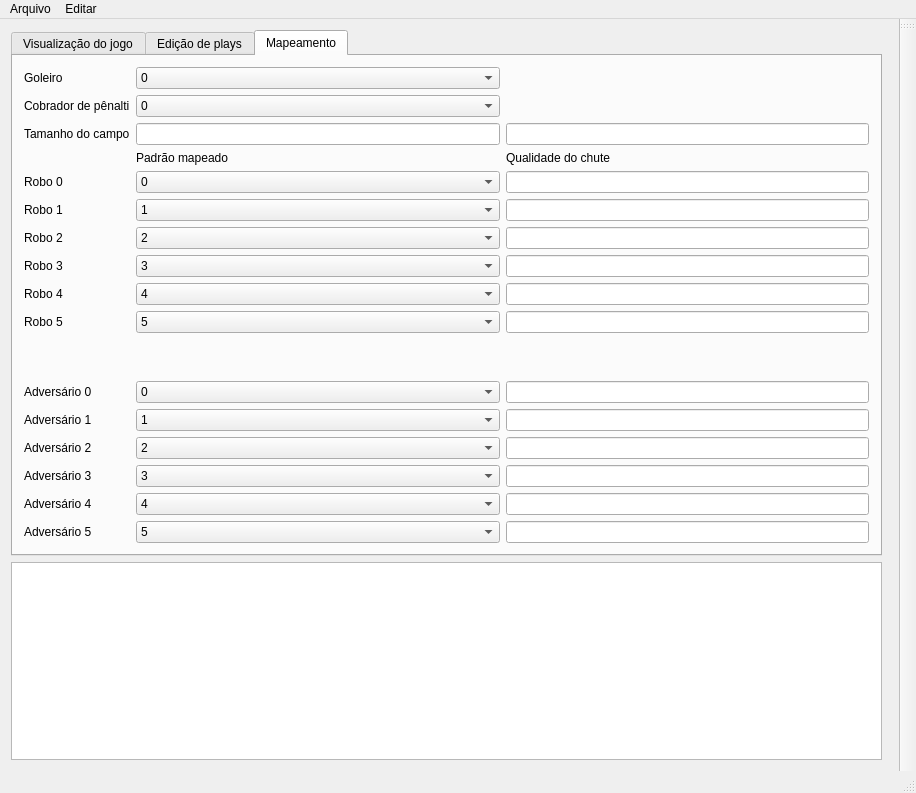
<?xml version="1.0" encoding="UTF-8"?>
<ui version="4.0">
 <class>GraphicalIntelligenceClass</class>
 <widget class="QMainWindow" name="GraphicalIntelligenceClass">
  <property name="geometry">
   <rect>
    <x>0</x>
    <y>0</y>
    <width>916</width>
    <height>793</height>
   </rect>
  </property>
  <property name="windowTitle">
   <string>GraphicalIntelligence</string>
  </property>
  <widget class="QWidget" name="centralWidget">
   <layout class="QGridLayout" name="gridLayout_3">
    <item row="0" column="2">
     <widget class="QWidget" name="widget" native="true"/>
    </item>
    <item row="1" column="0">
     <widget class="StageView" name="stageView"/>
    </item>
    <item row="0" column="0">
     <widget class="QTabWidget" name="tabWidget">
      <property name="currentIndex">
       <number>2</number>
      </property>
      <widget class="QWidget" name="tab">
       <attribute name="title">
        <string>Visualização do jogo</string>
       </attribute>
       <layout class="QVBoxLayout" name="verticalLayout_4">
        <item>
         <layout class="QHBoxLayout" name="horizontalLayout_2">
          <item>
           <layout class="QGridLayout" name="gridLayout_2">
            <item row="0" column="1">
             <widget class="QLineEdit" name="txtJuiz"/>
            </item>
            <item row="1" column="0">
             <widget class="QLabel" name="lblTempoJogo">
              <property name="text">
               <string>Tempo restante:</string>
              </property>
             </widget>
            </item>
            <item row="1" column="1">
             <widget class="QLineEdit" name="txtTempoJogo"/>
            </item>
            <item row="0" column="0">
             <widget class="QLabel" name="lblJuiz">
              <property name="text">
               <string>Juiz:</string>
              </property>
             </widget>
            </item>
           </layout>
          </item>
          <item>
           <layout class="QVBoxLayout" name="verticalLayout">
            <item>
             <widget class="QLabel" name="lblPlacar">
              <property name="text">
               <string>Placar</string>
              </property>
              <property name="alignment">
               <set>Qt::AlignBottom|Qt::AlignHCenter</set>
              </property>
             </widget>
            </item>
            <item>
             <layout class="QHBoxLayout" name="horizontalLayout">
              <item>
               <widget class="QLineEdit" name="txtPlacarAmarelo"/>
              </item>
              <item>
               <widget class="QLabel" name="lblX">
                <property name="text">
                 <string>x</string>
                </property>
               </widget>
              </item>
              <item>
               <widget class="QLineEdit" name="txtPlacarAzul"/>
              </item>
             </layout>
            </item>
           </layout>
          </item>
          <item>
           <layout class="QGridLayout" name="gridLayout">
            <item row="0" column="0">
             <widget class="QLabel" name="lblNrTimeouts">
              <property name="text">
               <string># Timeouts:</string>
              </property>
             </widget>
            </item>
            <item row="0" column="1">
             <widget class="QLineEdit" name="txtNrTimeoutsAzul"/>
            </item>
            <item row="1" column="0">
             <widget class="QLabel" name="lblTempoTimeouts">
              <property name="text">
               <string>Tempo Timeouts:</string>
              </property>
             </widget>
            </item>
            <item row="1" column="1">
             <widget class="QLineEdit" name="txtTempoTimeoutsAzul"/>
            </item>
            <item row="0" column="2">
             <widget class="QLineEdit" name="txtNrTimeoutsAmarelo"/>
            </item>
            <item row="1" column="2">
             <widget class="QLineEdit" name="txtTempoTimeoutsAmarelo"/>
            </item>
           </layout>
          </item>
         </layout>
        </item>
        <item>
         <layout class="QHBoxLayout" name="horizontalLayout_5">
          <item>
           <layout class="QHBoxLayout" name="horizontalLayout_3">
            <item>
             <widget class="QCheckBox" name="chkUpdate">
              <property name="text">
               <string>Update</string>
              </property>
              <property name="checked">
               <bool>true</bool>
              </property>
             </widget>
            </item>
           </layout>
          </item>
          <item>
           <spacer name="horizontalSpacer_2">
            <property name="orientation">
             <enum>Qt::Horizontal</enum>
            </property>
            <property name="sizeType">
             <enum>QSizePolicy::Fixed</enum>
            </property>
            <property name="sizeHint" stdset="0">
             <size>
              <width>50</width>
              <height>20</height>
             </size>
            </property>
           </spacer>
          </item>
          <item>
           <widget class="QLabel" name="label_5">
            <property name="text">
             <string>Time controlado (FIXME)</string>
            </property>
           </widget>
          </item>
          <item>
           <widget class="QComboBox" name="cmbOurTeam">
            <item>
             <property name="text">
              <string>Azul</string>
             </property>
            </item>
            <item>
             <property name="text">
              <string>Amarelo</string>
             </property>
            </item>
           </widget>
          </item>
         </layout>
        </item>
        <item>
         <layout class="QHBoxLayout" name="horizontalLayout_7">
          <item>
           <widget class="QPushButton" name="btnChangeSides">
            <property name="text">
             <string>Trocar de lados</string>
            </property>
           </widget>
          </item>
          <item>
           <spacer name="horizontalSpacer">
            <property name="orientation">
             <enum>Qt::Horizontal</enum>
            </property>
            <property name="sizeType">
             <enum>QSizePolicy::Fixed</enum>
            </property>
            <property name="sizeHint" stdset="0">
             <size>
              <width>50</width>
              <height>20</height>
             </size>
            </property>
           </spacer>
          </item>
          <item>
           <widget class="QLabel" name="label_2">
            <property name="text">
             <string>Tipo de transmissão</string>
            </property>
           </widget>
          </item>
          <item>
           <widget class="QComboBox" name="cmbSelectOutput">
            <item>
             <property name="text">
              <string>Simulação</string>
             </property>
            </item>
            <item>
             <property name="text">
              <string>Transmissor</string>
             </property>
            </item>
           </widget>
          </item>
         </layout>
        </item>
        <item>
         <spacer name="verticalSpacer_2">
          <property name="orientation">
           <enum>Qt::Vertical</enum>
          </property>
          <property name="sizeHint" stdset="0">
           <size>
            <width>20</width>
            <height>40</height>
           </size>
          </property>
         </spacer>
        </item>
       </layout>
      </widget>
      <widget class="QWidget" name="tab_2">
       <attribute name="title">
        <string>Edição de plays</string>
       </attribute>
       <layout class="QGridLayout" name="gridLayout_4">
        <item row="4" column="3">
         <widget class="QComboBox" name="cmbSelectTacticTheirs"/>
        </item>
        <item row="4" column="2">
         <widget class="QLabel" name="label_8">
          <property name="text">
           <string>Tática do adversário</string>
          </property>
         </widget>
        </item>
        <item row="3" column="3">
         <widget class="QComboBox" name="cmbSelectTacticOurs"/>
        </item>
        <item row="3" column="0">
         <widget class="QLabel" name="label_3">
          <property name="text">
           <string>Play do time</string>
          </property>
         </widget>
        </item>
        <item row="3" column="2">
         <widget class="QLabel" name="label_6">
          <property name="text">
           <string>Tática do time</string>
          </property>
         </widget>
        </item>
        <item row="0" column="0">
         <widget class="QLabel" name="label_7">
          <property name="text">
           <string>Modo de entrada</string>
          </property>
         </widget>
        </item>
        <item row="4" column="1">
         <widget class="QComboBox" name="cmbSelectPlayTheirs"/>
        </item>
        <item row="4" column="0">
         <widget class="QLabel" name="label_4">
          <property name="text">
           <string>Play do adversário</string>
          </property>
         </widget>
        </item>
        <item row="3" column="1">
         <widget class="QComboBox" name="cmbSelectPlayOurs"/>
        </item>
        <item row="5" column="1">
         <spacer name="verticalSpacer">
          <property name="orientation">
           <enum>Qt::Vertical</enum>
          </property>
          <property name="sizeHint" stdset="0">
           <size>
            <width>20</width>
            <height>40</height>
           </size>
          </property>
         </spacer>
        </item>
        <item row="0" column="1">
         <widget class="QComboBox" name="cmbSelectMode"/>
        </item>
       </layout>
      </widget>
      <widget class="QWidget" name="tab_1">
       <attribute name="title">
        <string>Mapeamento</string>
       </attribute>
       <layout class="QGridLayout" name="gridLayout_5">
        <item row="7" column="3">
         <widget class="QComboBox" name="cmbRobot_2">
          <property name="currentIndex">
           <number>2</number>
          </property>
          <item>
           <property name="text">
            <string>0</string>
           </property>
          </item>
          <item>
           <property name="text">
            <string>1</string>
           </property>
          </item>
          <item>
           <property name="text">
            <string>2</string>
           </property>
          </item>
          <item>
           <property name="text">
            <string>3</string>
           </property>
          </item>
          <item>
           <property name="text">
            <string>4</string>
           </property>
          </item>
          <item>
           <property name="text">
            <string>5</string>
           </property>
          </item>
          <item>
           <property name="text">
            <string>6</string>
           </property>
          </item>
          <item>
           <property name="text">
            <string>7</string>
           </property>
          </item>
          <item>
           <property name="text">
            <string>8</string>
           </property>
          </item>
          <item>
           <property name="text">
            <string>9</string>
           </property>
          </item>
         </widget>
        </item>
        <item row="5" column="1">
         <widget class="QLabel" name="label_9">
          <property name="text">
           <string>Robo 0</string>
          </property>
         </widget>
        </item>
        <item row="7" column="1">
         <widget class="QLabel" name="label_11">
          <property name="text">
           <string>Robo 2</string>
          </property>
         </widget>
        </item>
        <item row="6" column="3">
         <widget class="QComboBox" name="cmbRobot_1">
          <property name="currentIndex">
           <number>1</number>
          </property>
          <item>
           <property name="text">
            <string>0</string>
           </property>
          </item>
          <item>
           <property name="text">
            <string>1</string>
           </property>
          </item>
          <item>
           <property name="text">
            <string>2</string>
           </property>
          </item>
          <item>
           <property name="text">
            <string>3</string>
           </property>
          </item>
          <item>
           <property name="text">
            <string>4</string>
           </property>
          </item>
          <item>
           <property name="text">
            <string>5</string>
           </property>
          </item>
          <item>
           <property name="text">
            <string>6</string>
           </property>
          </item>
          <item>
           <property name="text">
            <string>7</string>
           </property>
          </item>
          <item>
           <property name="text">
            <string>8</string>
           </property>
          </item>
          <item>
           <property name="text">
            <string>9</string>
           </property>
          </item>
         </widget>
        </item>
        <item row="6" column="1">
         <widget class="QLabel" name="label_10">
          <property name="text">
           <string>Robo 1</string>
          </property>
         </widget>
        </item>
        <item row="2" column="1">
         <widget class="QLabel" name="label">
          <property name="text">
           <string>Tamanho do campo</string>
          </property>
         </widget>
        </item>
        <item row="2" column="3">
         <widget class="QLineEdit" name="txtStageWidth"/>
        </item>
        <item row="2" column="4">
         <widget class="QLineEdit" name="txtStageLenght"/>
        </item>
        <item row="8" column="1">
         <widget class="QLabel" name="label_12">
          <property name="text">
           <string>Robo 3</string>
          </property>
         </widget>
        </item>
        <item row="8" column="3">
         <widget class="QComboBox" name="cmbRobot_3">
          <property name="currentIndex">
           <number>3</number>
          </property>
          <item>
           <property name="text">
            <string>0</string>
           </property>
          </item>
          <item>
           <property name="text">
            <string>1</string>
           </property>
          </item>
          <item>
           <property name="text">
            <string>2</string>
           </property>
          </item>
          <item>
           <property name="text">
            <string>3</string>
           </property>
          </item>
          <item>
           <property name="text">
            <string>4</string>
           </property>
          </item>
          <item>
           <property name="text">
            <string>5</string>
           </property>
          </item>
          <item>
           <property name="text">
            <string>6</string>
           </property>
          </item>
          <item>
           <property name="text">
            <string>7</string>
           </property>
          </item>
          <item>
           <property name="text">
            <string>8</string>
           </property>
          </item>
          <item>
           <property name="text">
            <string>9</string>
           </property>
          </item>
         </widget>
        </item>
        <item row="9" column="1">
         <widget class="QLabel" name="label_13">
          <property name="text">
           <string>Robo 4</string>
          </property>
         </widget>
        </item>
        <item row="9" column="3">
         <widget class="QComboBox" name="cmbRobot_4">
          <property name="currentIndex">
           <number>4</number>
          </property>
          <item>
           <property name="text">
            <string>0</string>
           </property>
          </item>
          <item>
           <property name="text">
            <string>1</string>
           </property>
          </item>
          <item>
           <property name="text">
            <string>2</string>
           </property>
          </item>
          <item>
           <property name="text">
            <string>3</string>
           </property>
          </item>
          <item>
           <property name="text">
            <string>4</string>
           </property>
          </item>
          <item>
           <property name="text">
            <string>5</string>
           </property>
          </item>
          <item>
           <property name="text">
            <string>6</string>
           </property>
          </item>
          <item>
           <property name="text">
            <string>7</string>
           </property>
          </item>
          <item>
           <property name="text">
            <string>8</string>
           </property>
          </item>
          <item>
           <property name="text">
            <string>9</string>
           </property>
          </item>
         </widget>
        </item>
        <item row="10" column="1">
         <widget class="QLabel" name="label_14">
          <property name="text">
           <string>Robo 5</string>
          </property>
         </widget>
        </item>
        <item row="10" column="3">
         <widget class="QComboBox" name="cmbRobot_5">
          <property name="currentIndex">
           <number>5</number>
          </property>
          <item>
           <property name="text">
            <string>0</string>
           </property>
          </item>
          <item>
           <property name="text">
            <string>1</string>
           </property>
          </item>
          <item>
           <property name="text">
            <string>2</string>
           </property>
          </item>
          <item>
           <property name="text">
            <string>3</string>
           </property>
          </item>
          <item>
           <property name="text">
            <string>4</string>
           </property>
          </item>
          <item>
           <property name="text">
            <string>5</string>
           </property>
          </item>
          <item>
           <property name="text">
            <string>6</string>
           </property>
          </item>
          <item>
           <property name="text">
            <string>7</string>
           </property>
          </item>
          <item>
           <property name="text">
            <string>8</string>
           </property>
          </item>
          <item>
           <property name="text">
            <string>9</string>
           </property>
          </item>
         </widget>
        </item>
        <item row="5" column="3">
         <widget class="QComboBox" name="cmbRobot_0">
          <item>
           <property name="text">
            <string>0</string>
           </property>
          </item>
          <item>
           <property name="text">
            <string>1</string>
           </property>
          </item>
          <item>
           <property name="text">
            <string>2</string>
           </property>
          </item>
          <item>
           <property name="text">
            <string>3</string>
           </property>
          </item>
          <item>
           <property name="text">
            <string>4</string>
           </property>
          </item>
          <item>
           <property name="text">
            <string>5</string>
           </property>
          </item>
          <item>
           <property name="text">
            <string>6</string>
           </property>
          </item>
          <item>
           <property name="text">
            <string>7</string>
           </property>
          </item>
          <item>
           <property name="text">
            <string>8</string>
           </property>
          </item>
          <item>
           <property name="text">
            <string>9</string>
           </property>
          </item>
         </widget>
        </item>
        <item row="12" column="1">
         <widget class="QLabel" name="label_15">
          <property name="text">
           <string>Adversário 0</string>
          </property>
         </widget>
        </item>
        <item row="12" column="3">
         <widget class="QComboBox" name="cmbAdversary_0">
          <item>
           <property name="text">
            <string>0</string>
           </property>
          </item>
          <item>
           <property name="text">
            <string>1</string>
           </property>
          </item>
          <item>
           <property name="text">
            <string>2</string>
           </property>
          </item>
          <item>
           <property name="text">
            <string>3</string>
           </property>
          </item>
          <item>
           <property name="text">
            <string>4</string>
           </property>
          </item>
          <item>
           <property name="text">
            <string>5</string>
           </property>
          </item>
          <item>
           <property name="text">
            <string>6</string>
           </property>
          </item>
          <item>
           <property name="text">
            <string>7</string>
           </property>
          </item>
          <item>
           <property name="text">
            <string>8</string>
           </property>
          </item>
          <item>
           <property name="text">
            <string>9</string>
           </property>
          </item>
         </widget>
        </item>
        <item row="13" column="1">
         <widget class="QLabel" name="label_16">
          <property name="text">
           <string>Adversário 1</string>
          </property>
         </widget>
        </item>
        <item row="14" column="1">
         <widget class="QLabel" name="label_17">
          <property name="text">
           <string>Adversário 2</string>
          </property>
         </widget>
        </item>
        <item row="15" column="1">
         <widget class="QLabel" name="label_18">
          <property name="text">
           <string>Adversário 3</string>
          </property>
         </widget>
        </item>
        <item row="16" column="1">
         <widget class="QLabel" name="label_19">
          <property name="text">
           <string>Adversário 4</string>
          </property>
         </widget>
        </item>
        <item row="17" column="1">
         <widget class="QLabel" name="label_20">
          <property name="text">
           <string>Adversário 5</string>
          </property>
         </widget>
        </item>
        <item row="13" column="3">
         <widget class="QComboBox" name="cmbAdversary_1">
          <property name="currentIndex">
           <number>1</number>
          </property>
          <item>
           <property name="text">
            <string>0</string>
           </property>
          </item>
          <item>
           <property name="text">
            <string>1</string>
           </property>
          </item>
          <item>
           <property name="text">
            <string>2</string>
           </property>
          </item>
          <item>
           <property name="text">
            <string>3</string>
           </property>
          </item>
          <item>
           <property name="text">
            <string>4</string>
           </property>
          </item>
          <item>
           <property name="text">
            <string>5</string>
           </property>
          </item>
          <item>
           <property name="text">
            <string>6</string>
           </property>
          </item>
          <item>
           <property name="text">
            <string>7</string>
           </property>
          </item>
          <item>
           <property name="text">
            <string>8</string>
           </property>
          </item>
          <item>
           <property name="text">
            <string>9</string>
           </property>
          </item>
         </widget>
        </item>
        <item row="14" column="3">
         <widget class="QComboBox" name="cmbAdversary_2">
          <property name="currentIndex">
           <number>2</number>
          </property>
          <item>
           <property name="text">
            <string>0</string>
           </property>
          </item>
          <item>
           <property name="text">
            <string>1</string>
           </property>
          </item>
          <item>
           <property name="text">
            <string>2</string>
           </property>
          </item>
          <item>
           <property name="text">
            <string>3</string>
           </property>
          </item>
          <item>
           <property name="text">
            <string>4</string>
           </property>
          </item>
          <item>
           <property name="text">
            <string>5</string>
           </property>
          </item>
          <item>
           <property name="text">
            <string>6</string>
           </property>
          </item>
          <item>
           <property name="text">
            <string>7</string>
           </property>
          </item>
          <item>
           <property name="text">
            <string>8</string>
           </property>
          </item>
          <item>
           <property name="text">
            <string>9</string>
           </property>
          </item>
         </widget>
        </item>
        <item row="15" column="3">
         <widget class="QComboBox" name="cmbAdversary_3">
          <property name="currentIndex">
           <number>3</number>
          </property>
          <item>
           <property name="text">
            <string>0</string>
           </property>
          </item>
          <item>
           <property name="text">
            <string>1</string>
           </property>
          </item>
          <item>
           <property name="text">
            <string>2</string>
           </property>
          </item>
          <item>
           <property name="text">
            <string>3</string>
           </property>
          </item>
          <item>
           <property name="text">
            <string>4</string>
           </property>
          </item>
          <item>
           <property name="text">
            <string>5</string>
           </property>
          </item>
          <item>
           <property name="text">
            <string>6</string>
           </property>
          </item>
          <item>
           <property name="text">
            <string>7</string>
           </property>
          </item>
          <item>
           <property name="text">
            <string>8</string>
           </property>
          </item>
          <item>
           <property name="text">
            <string>9</string>
           </property>
          </item>
         </widget>
        </item>
        <item row="16" column="3">
         <widget class="QComboBox" name="cmbAdversary_4">
          <property name="currentIndex">
           <number>4</number>
          </property>
          <item>
           <property name="text">
            <string>0</string>
           </property>
          </item>
          <item>
           <property name="text">
            <string>1</string>
           </property>
          </item>
          <item>
           <property name="text">
            <string>2</string>
           </property>
          </item>
          <item>
           <property name="text">
            <string>3</string>
           </property>
          </item>
          <item>
           <property name="text">
            <string>4</string>
           </property>
          </item>
          <item>
           <property name="text">
            <string>5</string>
           </property>
          </item>
          <item>
           <property name="text">
            <string>6</string>
           </property>
          </item>
          <item>
           <property name="text">
            <string>7</string>
           </property>
          </item>
          <item>
           <property name="text">
            <string>8</string>
           </property>
          </item>
          <item>
           <property name="text">
            <string>9</string>
           </property>
          </item>
         </widget>
        </item>
        <item row="17" column="3">
         <widget class="QComboBox" name="cmbAdversary_5">
          <property name="currentIndex">
           <number>5</number>
          </property>
          <item>
           <property name="text">
            <string>0</string>
           </property>
          </item>
          <item>
           <property name="text">
            <string>1</string>
           </property>
          </item>
          <item>
           <property name="text">
            <string>2</string>
           </property>
          </item>
          <item>
           <property name="text">
            <string>3</string>
           </property>
          </item>
          <item>
           <property name="text">
            <string>4</string>
           </property>
          </item>
          <item>
           <property name="text">
            <string>5</string>
           </property>
          </item>
          <item>
           <property name="text">
            <string>6</string>
           </property>
          </item>
          <item>
           <property name="text">
            <string>7</string>
           </property>
          </item>
          <item>
           <property name="text">
            <string>8</string>
           </property>
          </item>
          <item>
           <property name="text">
            <string>9</string>
           </property>
          </item>
         </widget>
        </item>
        <item row="5" column="4">
         <widget class="QLineEdit" name="kickAbilityU0"/>
        </item>
        <item row="6" column="4">
         <widget class="QLineEdit" name="kickAbilityU1"/>
        </item>
        <item row="7" column="4">
         <widget class="QLineEdit" name="kickAbilityU2"/>
        </item>
        <item row="8" column="4">
         <widget class="QLineEdit" name="kickAbilityU3"/>
        </item>
        <item row="9" column="4">
         <widget class="QLineEdit" name="kickAbilityU4"/>
        </item>
        <item row="10" column="4">
         <widget class="QLineEdit" name="kickAbilityU5"/>
        </item>
        <item row="3" column="3">
         <widget class="QLabel" name="label_21">
          <property name="text">
           <string>Padrão mapeado</string>
          </property>
         </widget>
        </item>
        <item row="3" column="4">
         <widget class="QLabel" name="label_22">
          <property name="text">
           <string>Qualidade do chute</string>
          </property>
         </widget>
        </item>
        <item row="11" column="1">
         <spacer name="verticalSpacer_3">
          <property name="orientation">
           <enum>Qt::Vertical</enum>
          </property>
          <property name="sizeHint" stdset="0">
           <size>
            <width>20</width>
            <height>40</height>
           </size>
          </property>
         </spacer>
        </item>
        <item row="12" column="4">
         <widget class="QLineEdit" name="kickAbilityT0"/>
        </item>
        <item row="13" column="4">
         <widget class="QLineEdit" name="kickAbilityT1"/>
        </item>
        <item row="15" column="4">
         <widget class="QLineEdit" name="kickAbilityT3"/>
        </item>
        <item row="14" column="4">
         <widget class="QLineEdit" name="kickAbilityT2"/>
        </item>
        <item row="16" column="4">
         <widget class="QLineEdit" name="kickAbilityT4"/>
        </item>
        <item row="17" column="4">
         <widget class="QLineEdit" name="kickAbilityT5"/>
        </item>
        <item row="0" column="1">
         <widget class="QLabel" name="label_24">
          <property name="text">
           <string>Goleiro</string>
          </property>
         </widget>
        </item>
        <item row="0" column="3">
         <widget class="QComboBox" name="cmbGoalkeeper">
          <item>
           <property name="text">
            <string>0</string>
           </property>
          </item>
          <item>
           <property name="text">
            <string>1</string>
           </property>
          </item>
          <item>
           <property name="text">
            <string>2</string>
           </property>
          </item>
          <item>
           <property name="text">
            <string>3</string>
           </property>
          </item>
          <item>
           <property name="text">
            <string>4</string>
           </property>
          </item>
          <item>
           <property name="text">
            <string>5</string>
           </property>
          </item>
         </widget>
        </item>
        <item row="1" column="3">
         <widget class="QComboBox" name="cmbPenalty">
          <item>
           <property name="text">
            <string>0</string>
           </property>
          </item>
          <item>
           <property name="text">
            <string>1</string>
           </property>
          </item>
          <item>
           <property name="text">
            <string>2</string>
           </property>
          </item>
          <item>
           <property name="text">
            <string>3</string>
           </property>
          </item>
          <item>
           <property name="text">
            <string>4</string>
           </property>
          </item>
          <item>
           <property name="text">
            <string>5</string>
           </property>
          </item>
         </widget>
        </item>
        <item row="1" column="1">
         <widget class="QLabel" name="label_23">
          <property name="text">
           <string>Cobrador de pênalti</string>
          </property>
         </widget>
        </item>
       </layout>
      </widget>
     </widget>
    </item>
   </layout>
  </widget>
  <widget class="QMenuBar" name="menuBar">
   <property name="geometry">
    <rect>
     <x>0</x>
     <y>0</y>
     <width>916</width>
     <height>21</height>
    </rect>
   </property>
   <widget class="QMenu" name="menuArquivo">
    <property name="title">
     <string>Arquivo</string>
    </property>
    <addaction name="actionSair"/>
   </widget>
   <widget class="QMenu" name="menuEditar">
    <property name="title">
     <string>Editar</string>
    </property>
    <addaction name="actionEditar_vari_veis_de_estado"/>
   </widget>
   <addaction name="menuArquivo"/>
   <addaction name="menuEditar"/>
  </widget>
  <widget class="QToolBar" name="mainToolBar">
   <attribute name="toolBarArea">
    <enum>RightToolBarArea</enum>
   </attribute>
   <attribute name="toolBarBreak">
    <bool>false</bool>
   </attribute>
  </widget>
  <widget class="QStatusBar" name="statusBar"/>
  <action name="actionSair">
   <property name="text">
    <string>Sair</string>
   </property>
  </action>
  <action name="actionEditar_vari_veis_de_estado">
   <property name="text">
    <string>Editar variáveis de estado</string>
   </property>
  </action>
 </widget>
 <layoutdefault spacing="6" margin="11"/>
 <customwidgets>
  <customwidget>
   <class>StageView</class>
   <extends>QGraphicsView</extends>
   <header>stageview.h</header>
  </customwidget>
 </customwidgets>
 <resources/>
 <connections>
  <connection>
   <sender>actionSair</sender>
   <signal>triggered()</signal>
   <receiver>GraphicalIntelligenceClass</receiver>
   <slot>close()</slot>
   <hints>
    <hint type="sourcelabel">
     <x>-1</x>
     <y>-1</y>
    </hint>
    <hint type="destinationlabel">
     <x>527</x>
     <y>214</y>
    </hint>
   </hints>
  </connection>
 </connections>
</ui>
